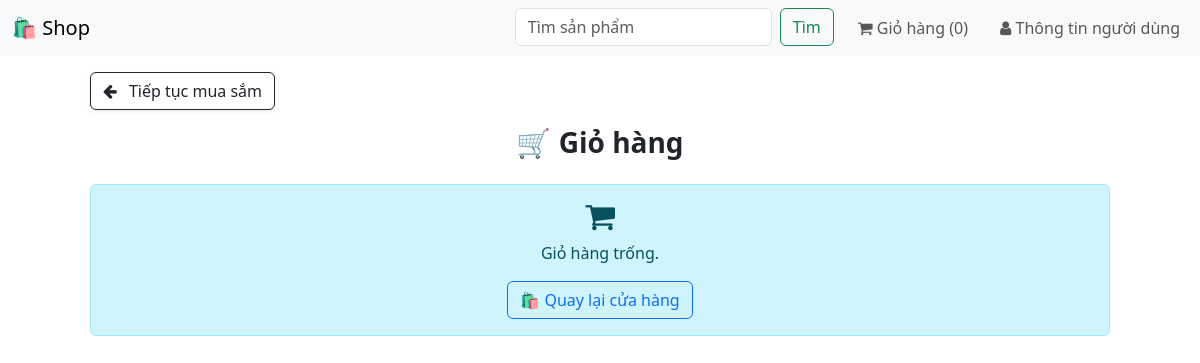
Page /cart (signed in) on the earlier database version.
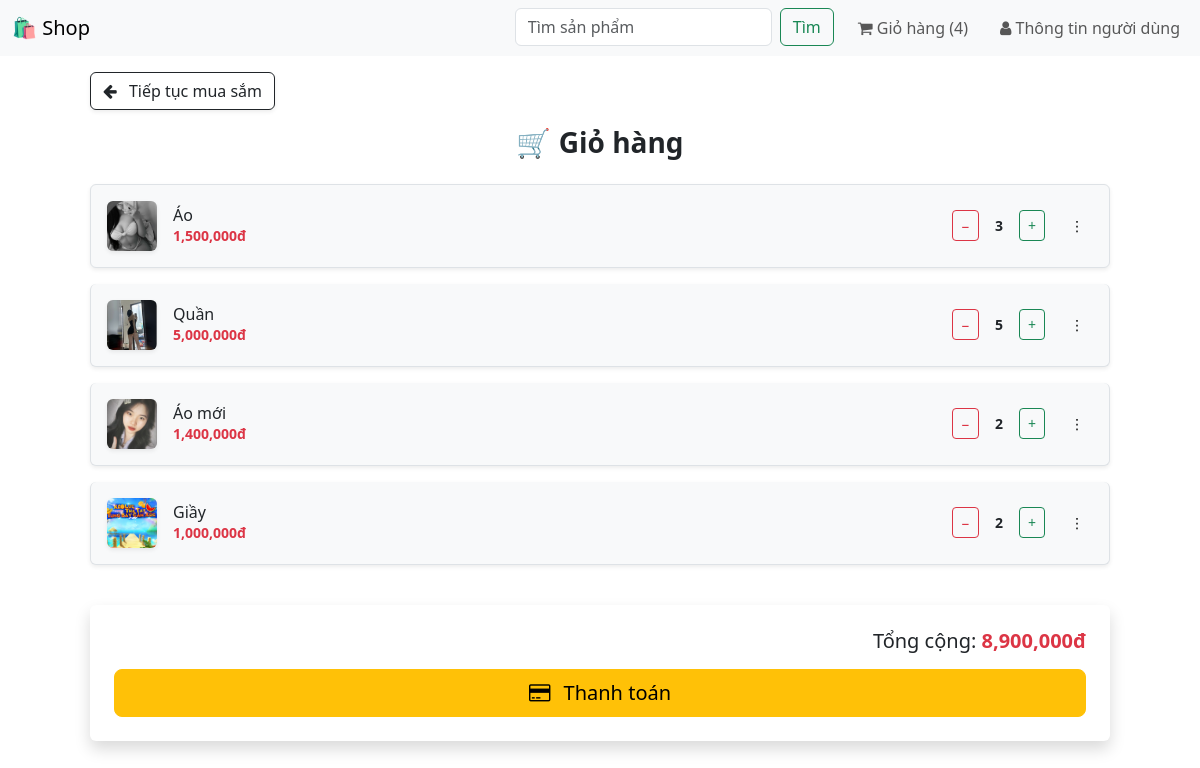
Same page on the later database version.
### fashion/models.py (models this page shows, shortened)
class CartItem(models.Model):
    product = models.ForeignKey(Product, on_delete=models.CASCADE)
    quantity = models.IntegerField(default=1)
    user = models.ForeignKey(User, null=True, blank=True, on_delete=models.CASCADE)
    session_key = models.CharField(max_length=40, null=True, blank=True)
    class Meta:
        constraints = [
            models.UniqueConstraint(fields=['product', 'user'], name='unique_user_cartitem', condition=models.Q(user__isnull=False)),
            models.UniqueConstraint(fields=['product', 'session_key'], name='unique_session_cartitem', condition=models.Q(user__isnull=True)),
        ]
    def total_price(self):
        return self.quantity * self.product.price

class Product(models.Model):
    name = models.CharField(max_length=200)
    price = models.IntegerField()
    description = models.TextField()
    image = models.ImageField(upload_to='products/')
    category = models.ForeignKey('Category', on_delete=models.CASCADE, null=True, blank=True)

### fashion/views.py (the view)
# urls.py: path('cart', views.cart, name='cart'),
@login_required
def cart(request):
    items = _cart_items(request)
    return render(request, 'store/cart.html', {
        'items': items,
        'total': _total_price(items),
        'cart_item_count': items.count()
    })

### fashion/views.py (called while the page is built)
def _cart_items(request):
    if request.user.is_authenticated:
        return CartItem.objects.filter(user=request.user)
    if not request.session.session_key:
        request.session.save()
    return CartItem.objects.filter(session_key=request.session.session_key)

def _total_price(items):
    return sum(item.total_price() for item in items)

### fashion/templates/store/cart.html (shortened to what this page needs)
{% extends 'store/base_shop.html' %}
{% load static %}
{% load humanize %}
{% block content %}
<div class="container-fluid px-2 px-md-5 py-4">
  <div class="mb-3">
    <a href="{% url 'home' %}" class="btn btn-outline-dark shadow-sm">
      <i class="fa fa-arrow-left me-2"></i> Tiếp tục mua sắm
    </a>
  </div>
  <h3 class="text-center fw-bold mb-4">🛒 Giỏ hàng</h3>
  {% if items %}
  <div class="list-group">
    {% for item in items %}
    <div class="list-group-item bg-light rounded shadow-sm mb-3 p-3" id="cart-item-{{ item.id }}">
      <div
        class="d-flex flex-md-row justify-content-between align-items-center"
      >
        <div class="d-flex align-items-center mb-3 mb-md-0">
          <img
            src="{{ item.product.image.url }}"
            alt="{{ item.product.name }}"
            class="rounded shadow-sm me-3"
            style="width: 50px; height: 50px; object-fit: cover"
          />
          <div>
            <h6 class="mb-1 mb-sm-0">{{ item.product.name }}</h6>
            <div class="text-danger fw-semibold small">
              {{ item.total_price|intcomma }}đ
            </div>
          </div>
        </div>
        <form
          method="post"
          action="{% url 'update_cart_quantity' item.id %}"
          class="d-flex align-items-center cart-update-form ms-auto"
          data-id="{{ item.id }}"
        >
          <button
            type="button"
            class="btn btn-sm btn-outline-danger me-2"
            name="action"
            value="decrease"
          >
            −
          </button>
          <span id="quantity-{{ item.id }}" class="mx-2 fw-bold small"
            >{{ item.quantity }}</span
          >
          <button
            type="button"
            class="btn btn-sm btn-outline-success ms-2"
            name="action"
            value="increase"
          >
            +
          </button>
        </form>
        <div class="dropdown" style="margin-left: 1rem !important;">
          <button
            class="btn btn-sm btn-light"
            type="button"
            id="dropdownMenuButton-{{ item.id }}"
            data-bs-toggle="dropdown"
            aria-expanded="false"
          >
            &#8942;
          </button>
        </div>
      </div>
    </div>
    {% endfor %}
  </div>
  <div class="mt-4 p-4 bg-white rounded shadow text-end">
    <h5 class="mb-3">
      Tổng cộng:
      <span class="text-danger fw-bold" id="cart-total"
        >{{ total|intcomma }}đ</span
      >
    </h5>
    <a href="#" class="btn btn-warning btn-lg w-100 w-md-auto">
      <i class="fa fa-credit-card me-2"></i> Thanh toán
    </a>
  </div>
  {% else %}
  <div class="alert alert-info text-center mt-5">
    <i class="fa fa-shopping-cart fa-2x mb-2"></i><br />
    Giỏ hàng trống. <br />
    <a href="{% url 'home' %}" class="btn btn-outline-primary mt-3"
      >🛍️ Quay lại cửa hàng</a
    >
  </div>
  {% endif %}
</div>
{% endblock %}

Differences in the rows shown:
added CartItem: product.image (picture), product.name "Áo", total_price "1,500,000", quantity "3"
added CartItem: product.image (picture), product.name "Quần", total_price "5,000,000", quantity "5"
added CartItem: product.image (picture), product.name "Áo mới", total_price "1,400,000", quantity "2"
added CartItem: product.image (picture), product.name "Giầy", total_price "1,000,000", quantity "2"
Other differences:
{{ cart_item_count }}: "0" → "4"
{{ total|intcomma }}: (not shown) → "8,900,000"
text no longer shown: "Giỏ hàng trống. 🛍️ Quay lại cửa hàng"
text now shown: "Tổng cộng: đ Thanh toán"
